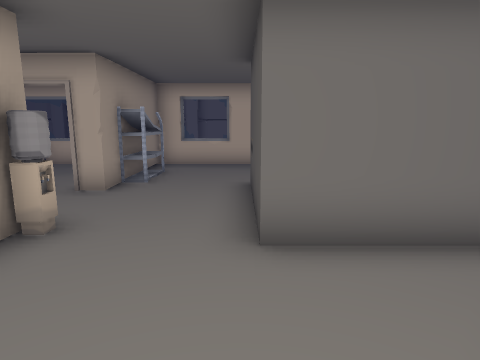
view 1 (above)

24 first-person views from a walk through a 3-D level made in the Unity game engine. The camera is 1.4 m above the floor, tilts 10° down and sees 75° across. Doors are open. The floor is counted in squares, 1 m on a side. Each view is taken from the middle of a square. On the plan, view 1 faces up. The plan holds only what a view shows up to about 14 squares ahead; the rest is blank. The place goes on beyond the plan. The player character is not drawn.

view 2
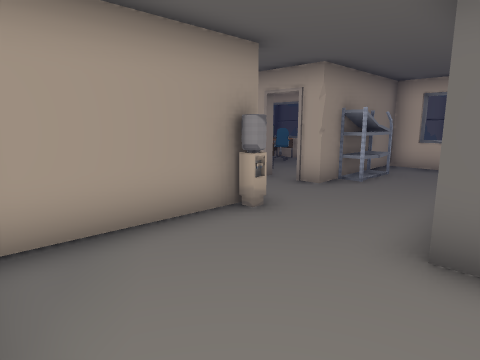

view 3
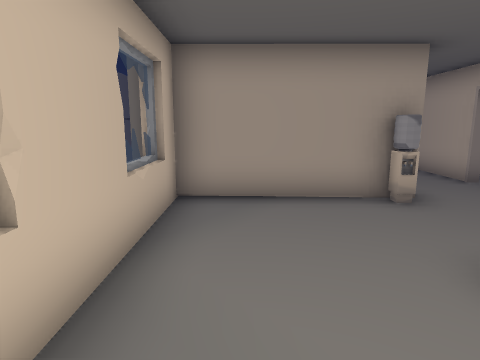

view 4
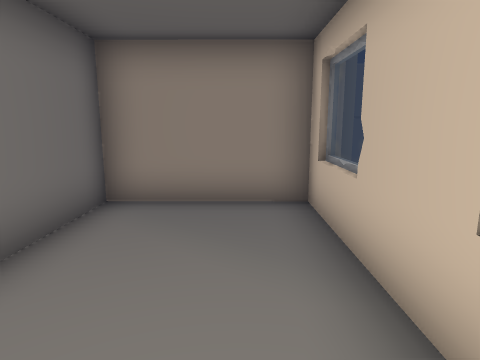

view 5
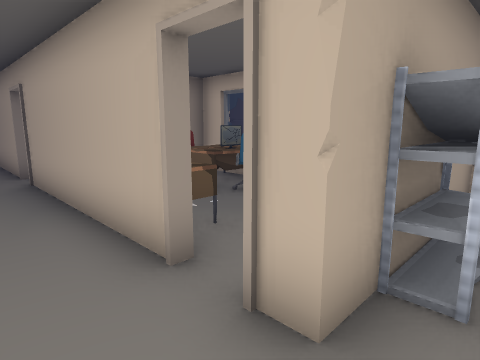

view 6
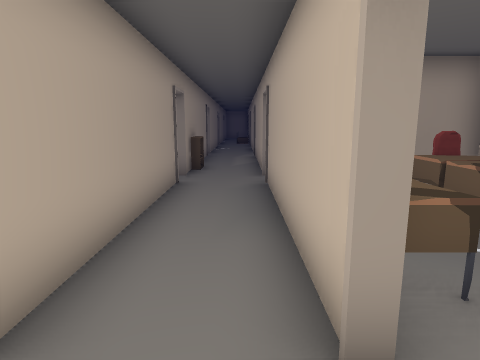

view 7
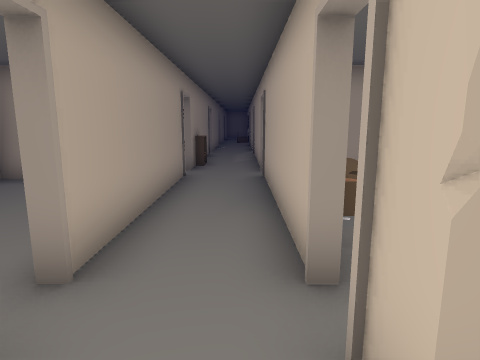

view 8
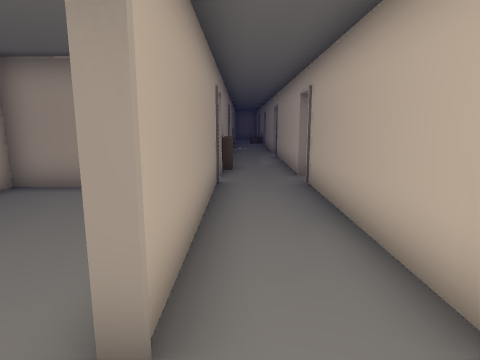

view 9
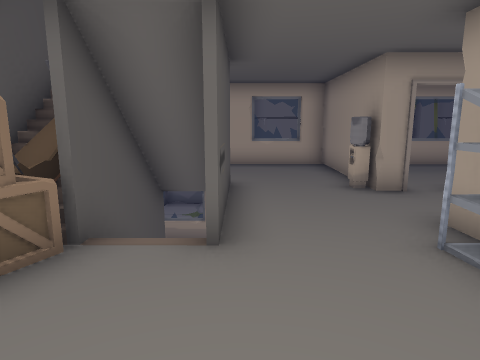

view 10
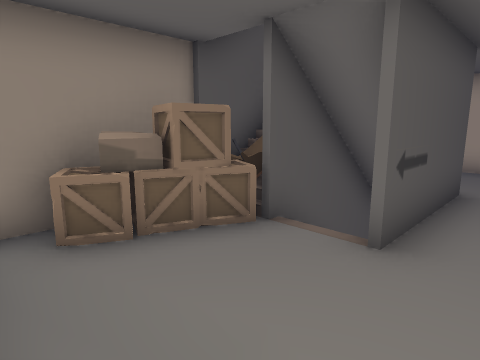

view 11
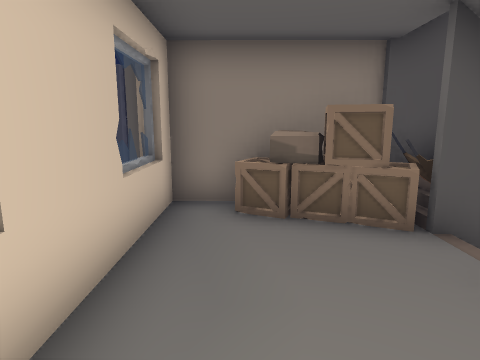

view 12
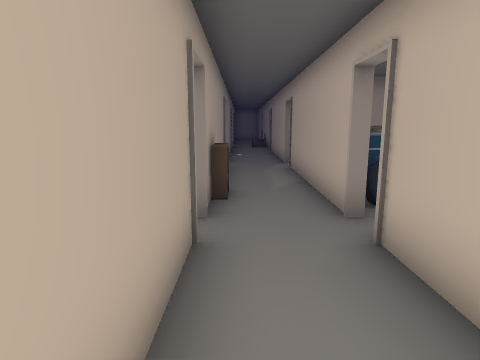

view 13
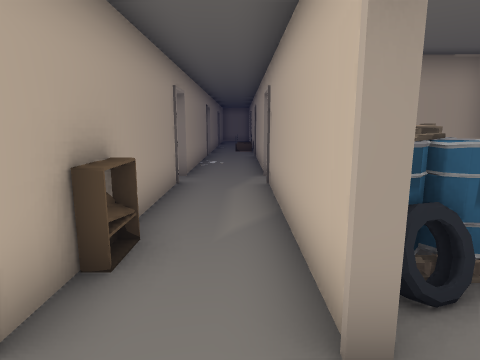

view 14
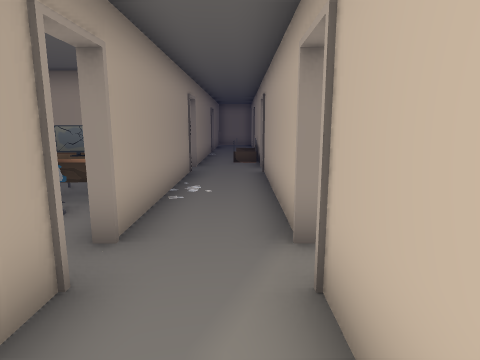

view 15
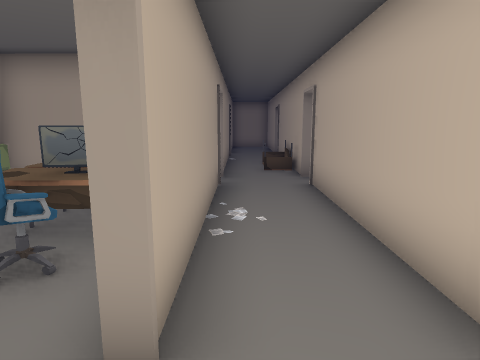

view 16
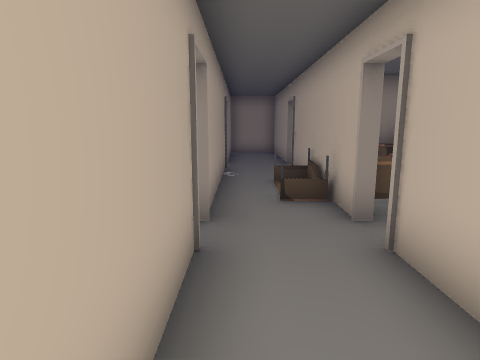

view 17
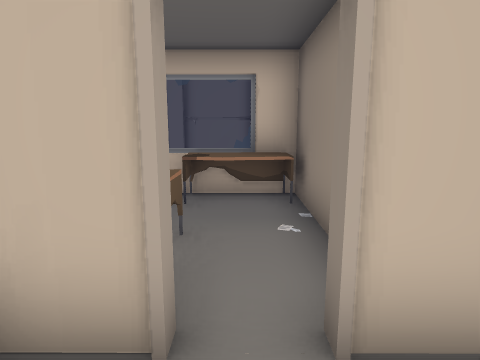

view 18
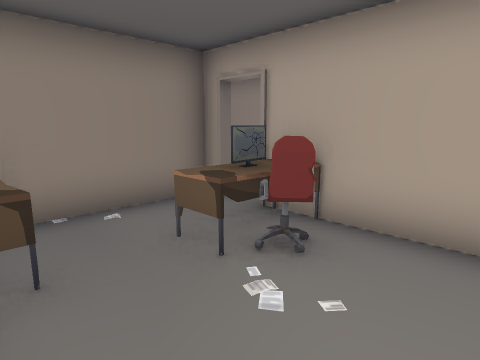

view 19
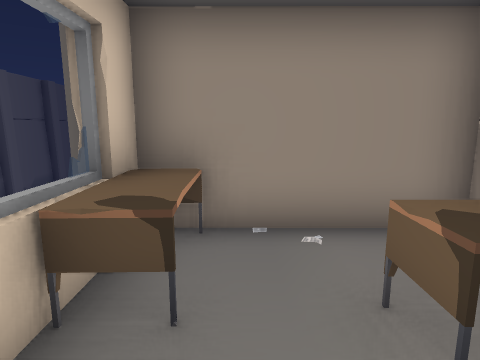

view 20
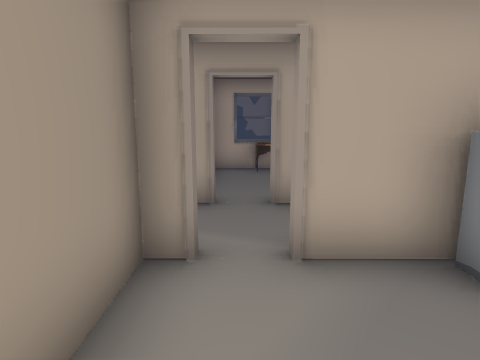

view 21
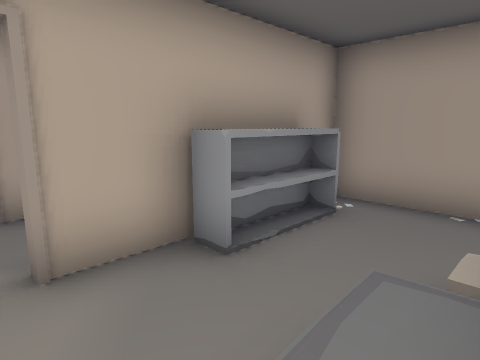

view 22
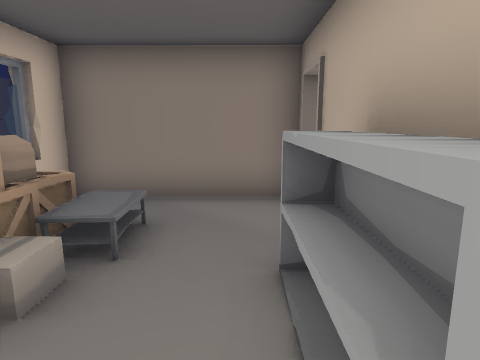

view 23
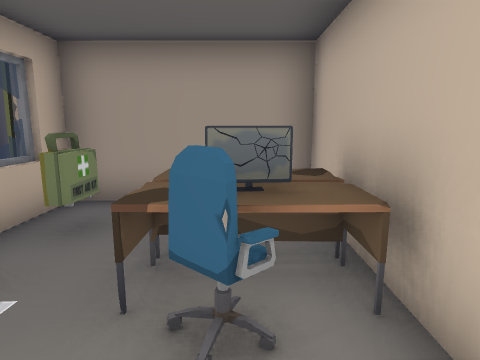

view 24
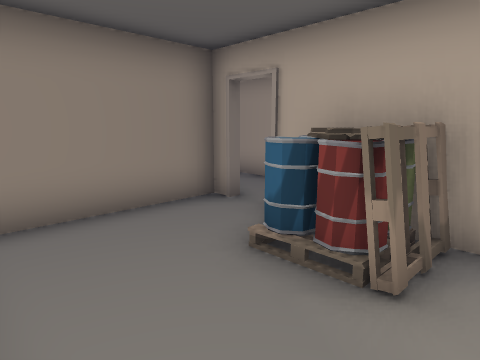

### Floor plan
Key: @ floor where view 1 was taken; # wall or solid block; . floor; D open door; = window, fence, low wall or low ledge; ^ raised ledge; v drop or lower ground; E desk; S shelf; C water cooler; T TV; B bookshelf; A barrelstack; O other object.
Columns run from 33 left of view 1 to 4 right of it. Each row starts with its distance up from view 1.
 12        vv#     =        v      v ##  v
 11     . .EE#    ^.# . ...#EEE.  #......#
 10      ....# .^##.#  ....#EETO. #.....^#
  9   #E...E.#......# .....#EEE.. #.....##
  8   # ..ET.#......# .AA..#  EE..S....###
  7 ####E#E#.######.######.####E#.#..#v##v
  6    #=.E..........................#v##v
  5  ####..............BB............#####
  4       ##.##EEE#.#  ###.######.C..### #
  3          # ETE..         .....#......#
  2            EE...        ..... #......#
  1           .O....       #....  #......#
  0          ##= EE=#      ##=DD  ##=@...#
 -1           v               D   vv ##=#v

Positions as (right, up) in squares from view 1, and headings:
1: (0, 0), facing up
2: (1, 0), facing up-left
3: (3, 1), facing left
4: (-2, 1), facing right
5: (-2, 5), facing up-left
6: (-3, 6), facing left
7: (-2, 6), facing left
8: (-3, 5), facing left
9: (0, 11), facing down
10: (-1, 11), facing down-right
11: (-2, 10), facing right
12: (-7, 5), facing left
13: (-10, 6), facing left
14: (-15, 6), facing left
15: (-17, 5), facing left
16: (-21, 5), facing left
17: (-25, 5), facing up
18: (-29, 11), facing down-right
19: (-28, 10), facing right
20: (-18, 10), facing down
21: (-18, 10), facing down-left
22: (-23, 8), facing right
23: (-18, 3), facing left
24: (-15, 11), facing down-right
